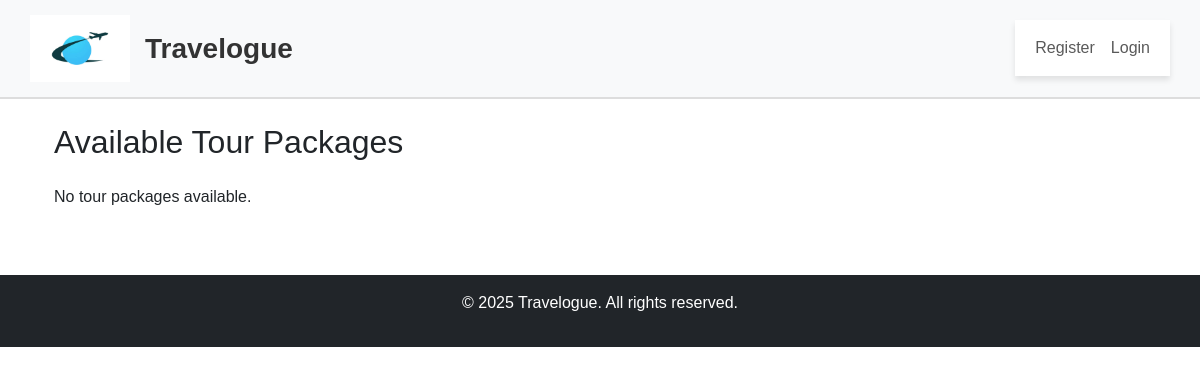
Page /tours/list/ on the earlier database version.
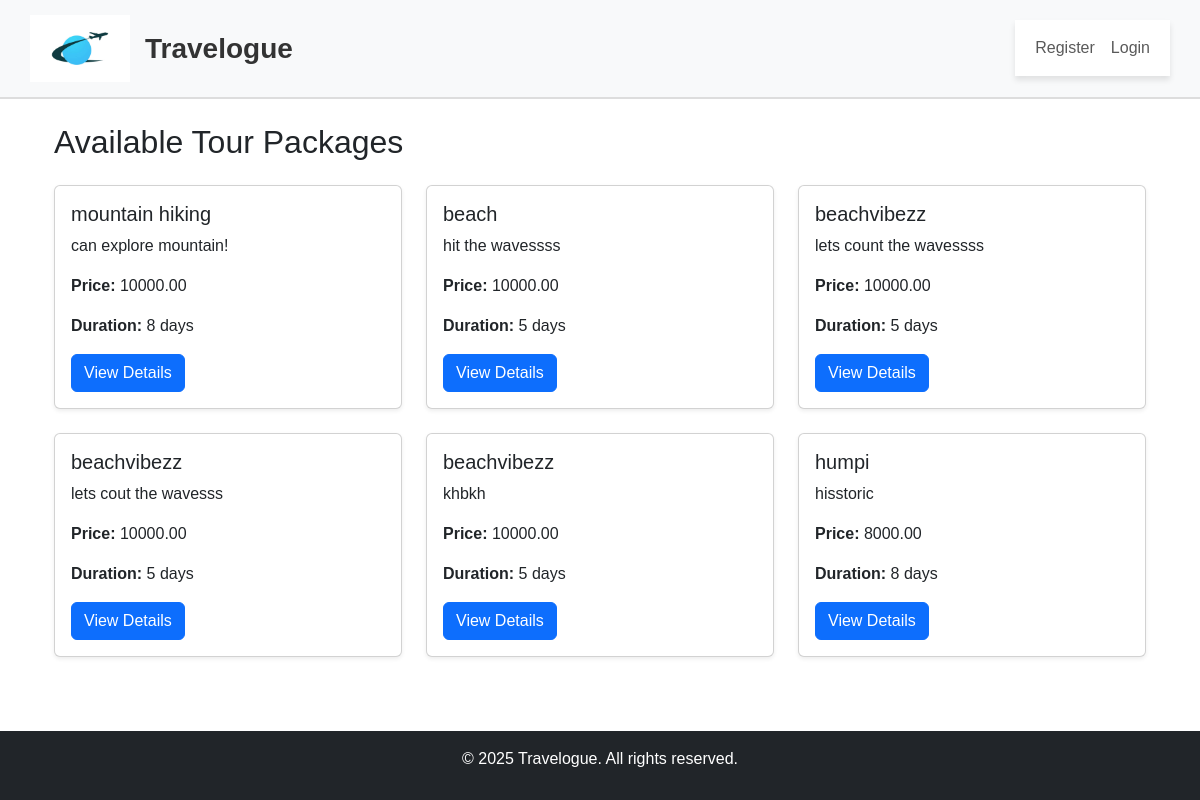
Same page on the later database version.
### apps/tours/models.py (models this page shows, shortened)
class TourPackage(models.Model):
    vendor = models.ForeignKey(
        CustomUser,
        on_delete=models.CASCADE,
        related_name="vendors_tourpackages",
        limit_choices_to={'user_type': 'vendor'}
    )
    title = models.CharField(max_length=200)
    description = models.TextField()
    price = models.DecimalField(max_digits=10, decimal_places=2)
    currency = models.CharField(max_length=10, default='INR')  # Or use choices if you want
    category = models.CharField(max_length=100, blank=True, null=True)
    available_spots = models.PositiveIntegerField(default=0)
    expiry_date = models.DateField(null=True, blank=True)
    duration = models.PositiveIntegerField(help_text="Duration in days")
    is_active = models.BooleanField(default=True)
    is_approved = models.BooleanField(default=False)
    created_at = models.DateTimeField(auto_now_add=True)

### apps/tours/views.py (the view)
# urls.py: path("list/", TourListView.as_view(), name="tour_list"),
class TourListView(ListView):
    model = TourPackage
    template_name = "tours/tour_list.html"
    context_object_name = "tours"
    def get_queryset(self):
        today = timezone.now().date()
        return TourPackage.objects.filter(is_approved=True, expiry_date__gte=today)

### apps/tours/templates/tours/tour_list.html (shortened to what this page needs)
{% extends "base.html" %}
{% block content %}
<div class="container mt-4">
    <h2 class="mb-4">Available Tour Packages</h2>
    <div class="row">
        {% for tour in tours %}
        <div class="col-md-4">
            <div class="card mb-4 shadow-sm">
                <div class="card-body">
                    <h5 class="card-title">{{ tour.title }}</h5>
                    <p class="card-text">{{ tour.description|truncatechars:100 }}</p>
                    <p><strong>Price:</strong> {{ tour.get_currency_display }}{{ tour.price }}</p>
                    <p><strong>Duration:</strong> {{ tour.duration }} days</p>
                    <a href="{% url 'tours:tour_detail' tour.id %}" class="btn btn-primary">View Details</a>
                </div>
            </div>
        </div>
        {% empty %}
        <p>No tour packages available.</p>
        {% endfor %}
    </div>
</div>
{% endblock %}

### templates/base.html (shortened to what this page needs)
{% load static %}
<!DOCTYPE html>
<html lang="en">
<head>
    <link rel="stylesheet" href="https://cdn.jsdelivr.net/npm/bootstrap@5.3.0/dist/css/bootstrap.min.css">
    <link rel="stylesheet" href="{% static 'css/style.css' %}">
</head>
<body>
    <div class="header-container">
        <div class="logo-container">
            <img src="{% static 'images/travelogue logo.jpg' %}" alt="Travelogue Logo">
            <h1>Travelogue</h1>
        </div>
        <nav class="navbar navbar-expand-lg">
            <div class="container-fluid">
                <div class="collapse navbar-collapse" id="navbarNav">
                    <ul class="navbar-nav ms-auto">
                        {% if user.is_authenticated %}
                        {% if user.user_type == 'vendor' %}
                            <li class="nav-item"><a class="nav-link" href="{% url 'vendors:vendor_dashboard' %}">Vendor Dashboard</a></li>
                        {% elif user.user_type == 'customer' %}
                            <li class="nav-item"><a class="nav-link" href="{% url 'accounts:user_dashboard' %}">Customer Dashboard</a></li>
                        {% endif %}
                        <li class="nav-item"><a class="nav-link" href="{% url 'accounts:user_logout' %}">Logout</a></li>
                    {% else %}
                        <li class="nav-item"><a class="nav-link" href="{% url 'accounts:register' %}">Register</a></li>
                        <li class="nav-item"><a class="nav-link" href="{% url 'accounts:login' %}">Login</a></li>
                    {% endif %}
                    </ul>
                </div>
            </div>
        </nav>
    </div>
    <main class="container mt-4">
        {% block content %}{% endblock %}
    </main>
    <footer class="bg-dark text-white text-center py-3">
        <p>&copy; 2025 Travelogue. All rights reserved.</p>
    </footer>
</body>
</html>

### static/css/style.css (style rules this page uses)
body { font-family: Arial, sans-serif; }
footer { margin-top: 50px; }

### templates/base.html (style rules this page uses)
.header-container { display: flex; align-items: center; justify-content: space-between; padding: 15px 30px; background-color: #f8f9fa; border-bottom: 2px solid #ddd; }
.logo-container { display: flex; align-items: center; }
.logo-container img { width: 100px; max-width: 150px; height: auto; margin-right: 15px; }
.logo-container h1 { font-size: 28px; font-weight: bold; color: #333; margin: 0; }
.navbar { background-color: #ffffff; box-shadow: 0px 4px 6px rgba(0, 0, 0, 0.1); }

Differences in the rows shown:
now on this page (row edited): TourPackage: title "mountain hiking", description "can explore mountain!", price "10000.00", duration "8"
now on this page (row edited): TourPackage: title "beach", description "hit the wavessss", price "10000.00", duration "5"
added TourPackage: title "beachvibezz", description "lets count the wavessss", price "10000.00", duration "5"
added TourPackage: title "beachvibezz", description "lets cout the wavesss", price "10000.00", duration "5"
added TourPackage: title "beachvibezz", description "khbkh", price "10000.00", duration "5"
added TourPackage: title "humpi", description "hisstoric", price "8000.00", duration "8"
Other differences:
text no longer shown: "No tour packages available."
